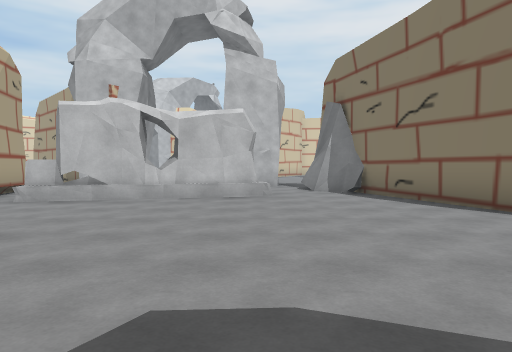
view 1 (above)

22 first-person views from a walk through a Unity game level. The camera is 1.4 m above the floor, tilts 2° down and sees 70° across. The floor is counted in squares, 2 m on a side. Each view is taken from the middle of a square. On the plan, view 1 faces up. The plan holds only what a view shows up to about 11 squares ahead; the rest is blank. The place goes on beyond the plan. The player is left out.

view 2
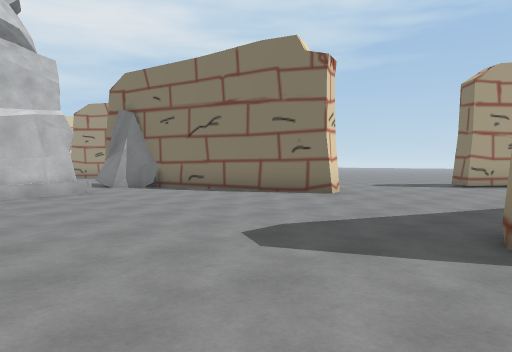

view 3
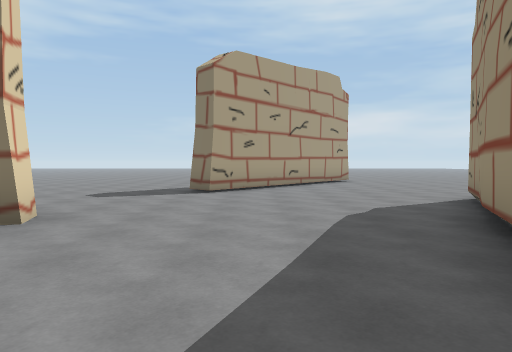

view 4
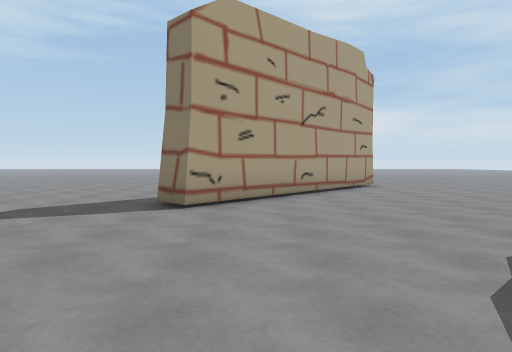

view 5
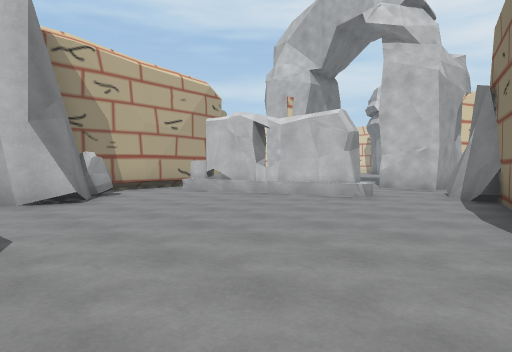

view 6
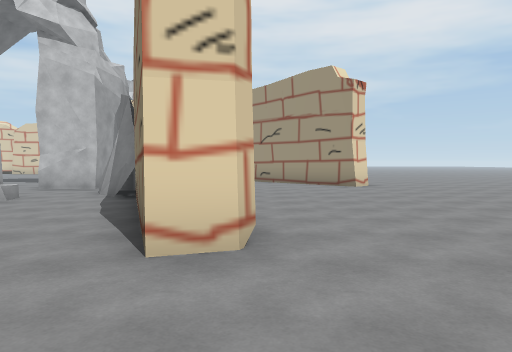

view 7
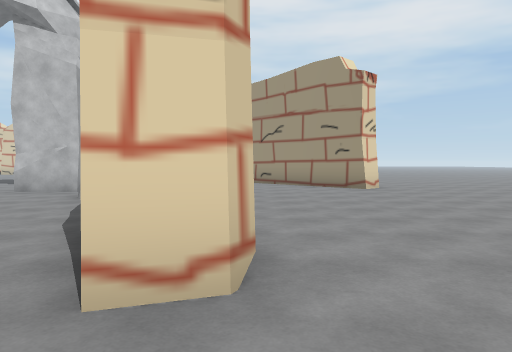

view 8
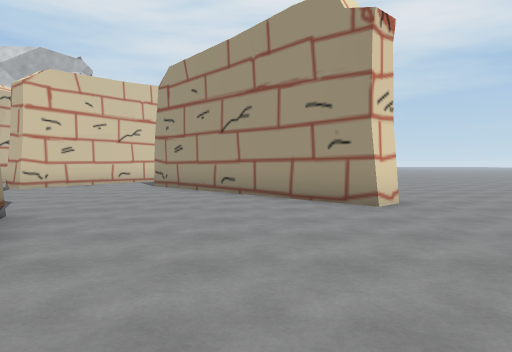

view 9
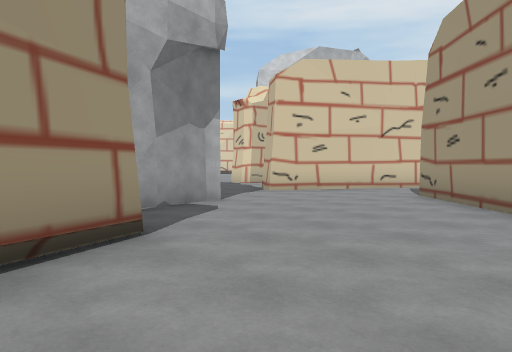

view 10
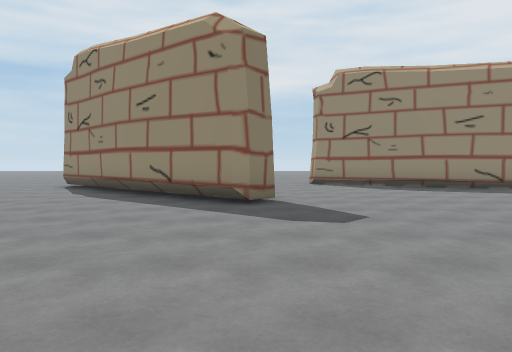

view 11
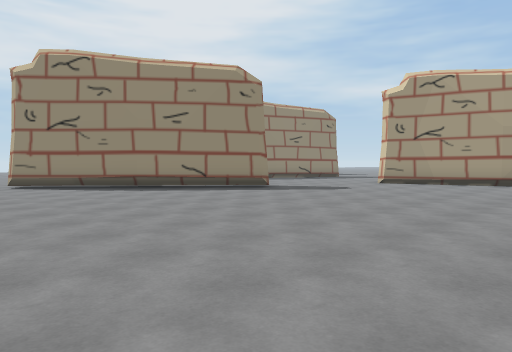

view 12
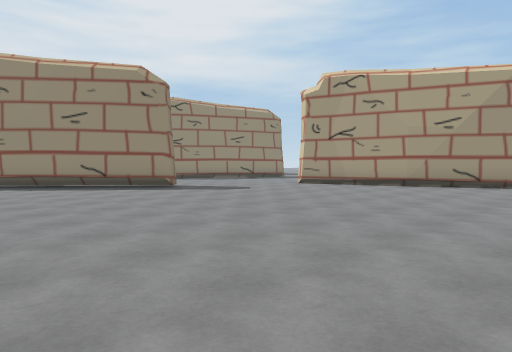

view 13
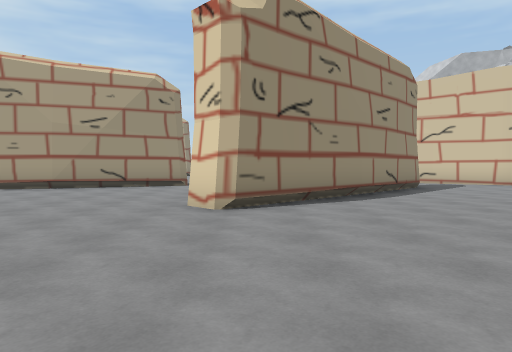

view 14
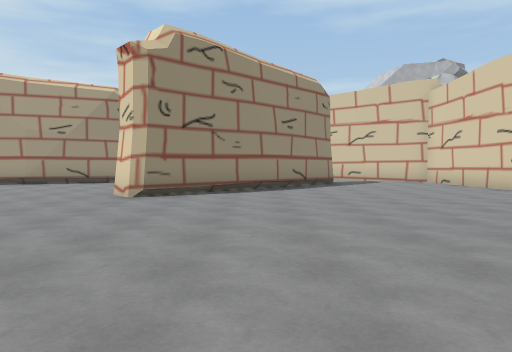

view 15
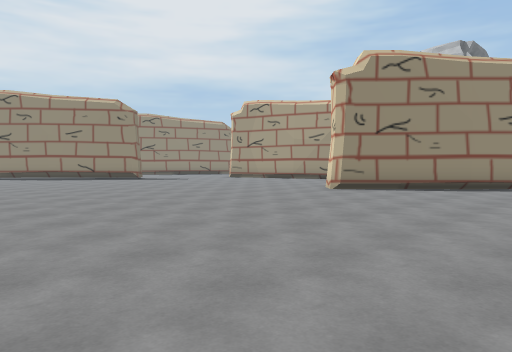

view 16
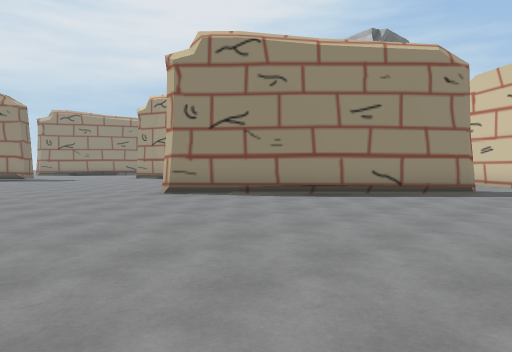

view 17
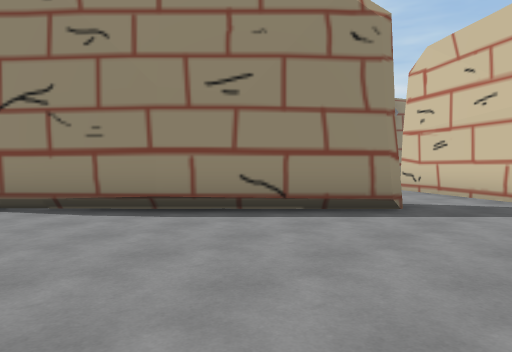

view 18
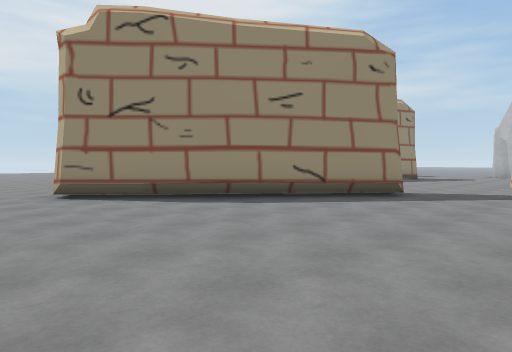

view 19
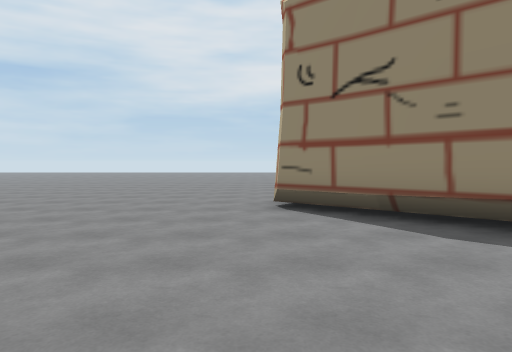

view 20
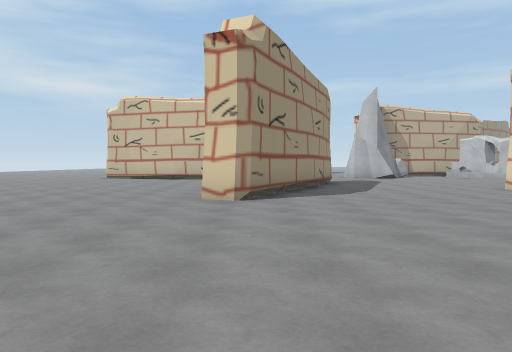

view 21
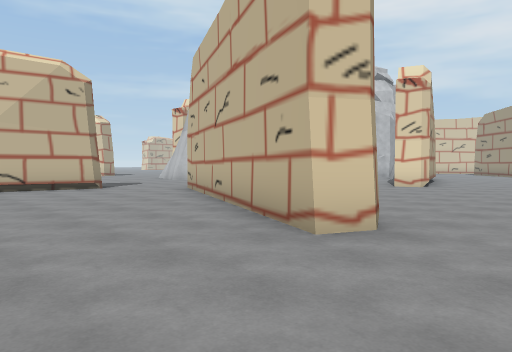

view 22
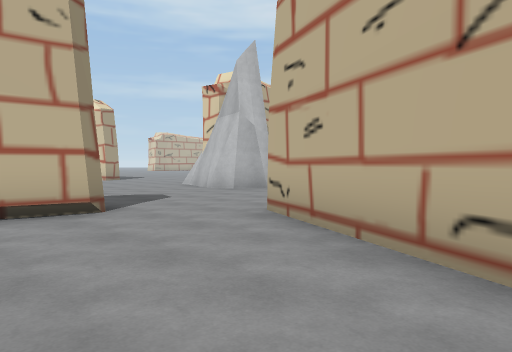

### Floor plan
Points are (right, up) in squares from view 1. A wall is a line through its corners. A room is listed if a view was taken in it or the views show most of it. See-through windows are left out.
Room 1 (views 1, 3, 4, 5, 6, 7, 8, 9, 10, 11, 12, 13, 14, 15, 16, 17, 18, 19)
walls: (4.1, 7.5) (4.4, 6.2); (7.4, 13.9) (8.5, 12.7) (8.5, 12.4) (7.9, 11.9) (2.9, 17.2); (5, 4.3) (4.8, 4) (4.2, 3.7) (2.5, 8.7); (2.7, 10.8) (4.1, 7.4); (9.1, 2.6) (9.2, 2.6); (9.4, 2.6) (12.2, 0.5); (6.2, 15.3) (7.6, 13.6); (0.3, 7.8) (-4.3, 6.6); (0, 8.3) (-0.1, 7.8); (-0.1, 8.3) (0.1, 7.7); (0.4, 13.2) (0.7, 12) (0.6, 11.4); (0.6, 13.6) (0.7, 10.9) (-0.9, 10.9); (12.1, 0.6) (13.6, -0.9); (11.2, 0) (8.7, 2.1) (9.2, 2.7); (3.3, 17.6) (3.8, 17.6) (6.3, 15.2); (-1.8, 7.4) (-2.3, 7.2); (-2.8, 6.9) (-3.7, 6.8); (13.5, -0.7) (14.6, -1.7) (14.7, -2.1); (4, -1.7) (7.1, -3.1) (7.2, -3.3); (2.1, -0.8) (4.1, -1.5) (5.9, -2.6); (-3.1, 3.4) (-2.8, 3); (-3.3, 3.6) (-2.7, 3.2) (-3, 2.5); (1.9, 20) (-0.4, 16); (-3, 2.4) (-3.6, 1.7); (-5.1, 6) (-5.1, 4.7); (-1.4, -2.8) (-1.1, -3.1)
low walls: (9.2, 2.6) (11.5, 0.7); (9.4, 2.6) (11.5, 0.9); (0.2, 8.4) (0.3, 7.8)
ways out: opening at (-2, -1.6) to room 2; opening at (-1, 9) to room 2; opening at (-1, 14.5) to room 2; opening at (9.8, -2.6) to room 2; opening at (16, -3.3) to room 2
objects: rock (-4, 4); rock (2, 9) to (2, 10)
Room 2 (views 2, 20, 21, 22)
walls: (-3.6, 1.7) (-4, 1.5) (-4.9, 1.8); (-1.1, -3.1) (-1.5, -5.2); (-5.8, 9.3) (-5.1, 5.8); (-2.3, 7.6) (-2.2, 7.1); (7.2, -3.3) (6.8, -4) (0.2, -1); (-0.4, 16) (-1, 16.3); (14, -2.4) (11.2, 0)
ways out: opening at (-2, -1.6) to room 1; opening at (-1, 9) to room 1; opening at (-1, 14.5) to room 1; opening at (9.8, -2.6) to room 1; opening at (16, -3.3) to room 1

Positions as (right, up) in squares from view 1, and headings:
1: (0, 0), facing up
2: (-3, -1), facing up-right
3: (0, 1), facing right
4: (3, 1), facing right
5: (4, 1), facing up-left
6: (5, 1), facing up
7: (5, 2), facing up
8: (6, 6), facing up
9: (6, 9), facing up-left
10: (9, 9), facing down
11: (17, 10), facing down-left
12: (15, 12), facing down-left
13: (14, 13), facing left
14: (16, 15), facing left
15: (17, 18), facing down-left
16: (13, 20), facing down-left
17: (9, 20), facing down-left
18: (17, 6), facing down-left
19: (15, 4), facing down
20: (14, -3), facing left
21: (9, -7), facing up-left
22: (4, -5), facing up-left
